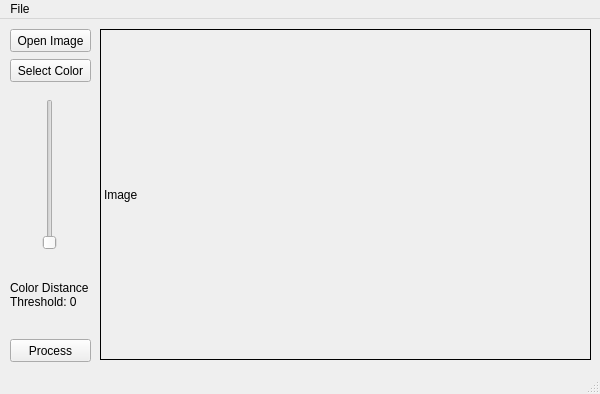
<?xml version="1.0" encoding="UTF-8"?>
<ui version="4.0">
 <class>MainWindow</class>
 <widget class="QMainWindow" name="MainWindow">
  <property name="geometry">
   <rect>
    <x>0</x>
    <y>0</y>
    <width>600</width>
    <height>394</height>
   </rect>
  </property>
  <property name="windowTitle">
   <string>Color Detector (CIE Lab)</string>
  </property>
  <widget class="QWidget" name="centralWidget">
   <widget class="QPushButton" name="pushButton_openImage">
    <property name="geometry">
     <rect>
      <x>10</x>
      <y>10</y>
      <width>81</width>
      <height>23</height>
     </rect>
    </property>
    <property name="text">
     <string>Open Image</string>
    </property>
   </widget>
   <widget class="QPushButton" name="pushButton_color">
    <property name="geometry">
     <rect>
      <x>10</x>
      <y>40</y>
      <width>81</width>
      <height>23</height>
     </rect>
    </property>
    <property name="text">
     <string>Select Color</string>
    </property>
   </widget>
   <widget class="QPushButton" name="pushButton_process">
    <property name="geometry">
     <rect>
      <x>10</x>
      <y>320</y>
      <width>81</width>
      <height>23</height>
     </rect>
    </property>
    <property name="text">
     <string>Process</string>
    </property>
   </widget>
   <widget class="QLabel" name="label">
    <property name="geometry">
     <rect>
      <x>100</x>
      <y>10</y>
      <width>491</width>
      <height>331</height>
     </rect>
    </property>
    <property name="frameShape">
     <enum>QFrame::Box</enum>
    </property>
    <property name="text">
     <string>Image</string>
    </property>
   </widget>
   <widget class="QSlider" name="verticalSlider_Threshold">
    <property name="geometry">
     <rect>
      <x>40</x>
      <y>80</y>
      <width>20</width>
      <height>151</height>
     </rect>
    </property>
    <property name="maximum">
     <number>442</number>
    </property>
    <property name="orientation">
     <enum>Qt::Vertical</enum>
    </property>
   </widget>
   <widget class="QLabel" name="label_2">
    <property name="geometry">
     <rect>
      <x>10</x>
      <y>240</y>
      <width>81</width>
      <height>71</height>
     </rect>
    </property>
    <property name="text">
     <string>Color Distance Threshold: 0</string>
    </property>
    <property name="wordWrap">
     <bool>true</bool>
    </property>
   </widget>
  </widget>
  <widget class="QMenuBar" name="menuBar">
   <property name="geometry">
    <rect>
     <x>0</x>
     <y>0</y>
     <width>600</width>
     <height>23</height>
    </rect>
   </property>
   <widget class="QMenu" name="menuFile">
    <property name="title">
     <string>File</string>
    </property>
    <addaction name="actionOpen_Image"/>
    <addaction name="actionChoose_Color"/>
    <addaction name="actionProcess"/>
    <addaction name="separator"/>
    <addaction name="actionQuit"/>
   </widget>
   <addaction name="menuFile"/>
  </widget>
  <widget class="QStatusBar" name="statusBar"/>
  <action name="actionOpen_Image">
   <property name="text">
    <string>Open Image</string>
   </property>
  </action>
  <action name="actionChoose_Color">
   <property name="text">
    <string>Choose Color</string>
   </property>
  </action>
  <action name="actionProcess">
   <property name="text">
    <string>Process</string>
   </property>
  </action>
  <action name="actionQuit">
   <property name="text">
    <string>Quit</string>
   </property>
  </action>
 </widget>
 <layoutdefault spacing="6" margin="11"/>
 <resources/>
 <connections>
  <connection>
   <sender>actionQuit</sender>
   <signal>triggered()</signal>
   <receiver>MainWindow</receiver>
   <slot>close()</slot>
   <hints>
    <hint type="sourcelabel">
     <x>-1</x>
     <y>-1</y>
    </hint>
    <hint type="destinationlabel">
     <x>299</x>
     <y>199</y>
    </hint>
   </hints>
  </connection>
 </connections>
</ui>
